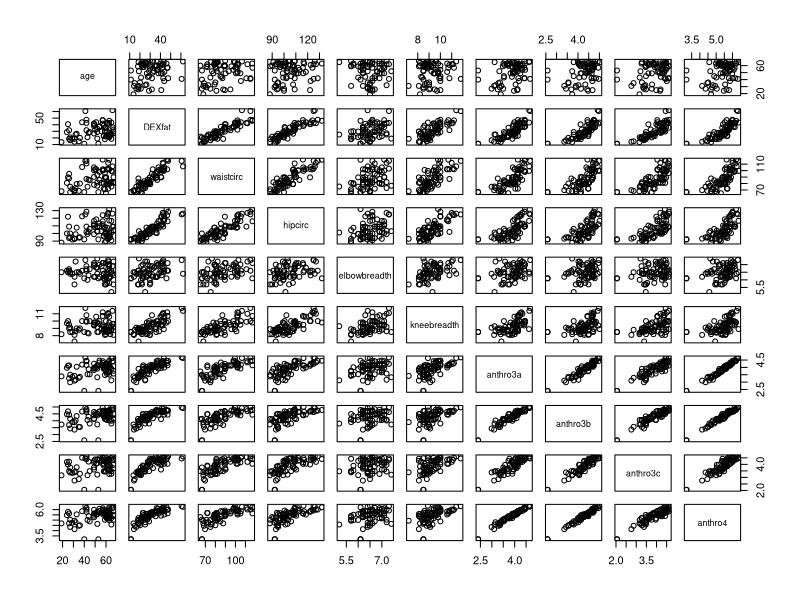
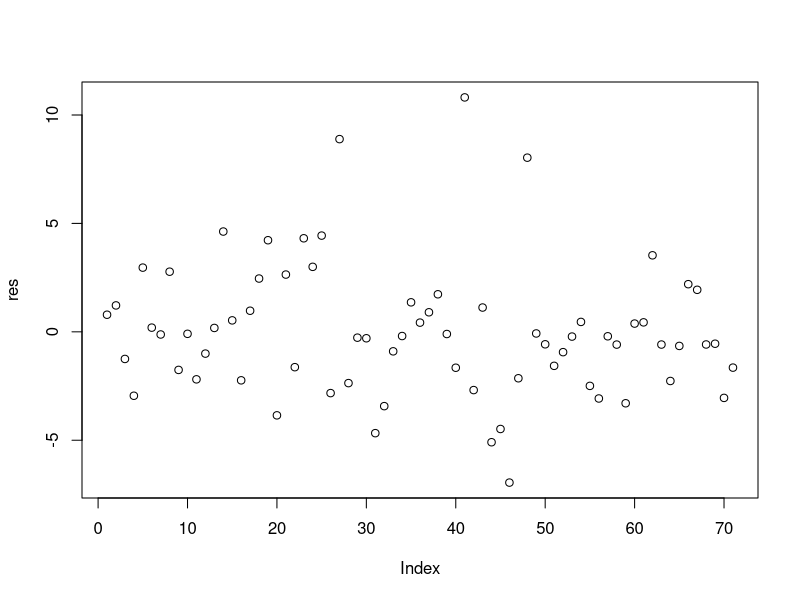
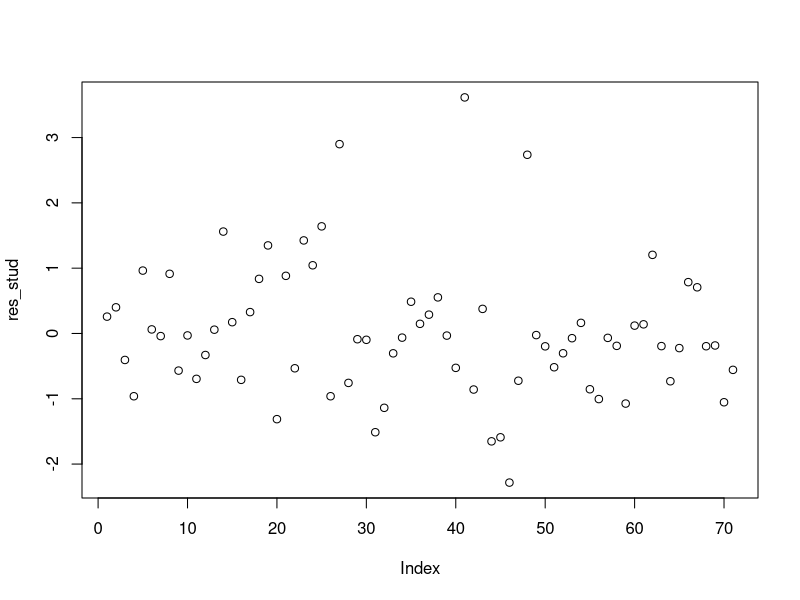
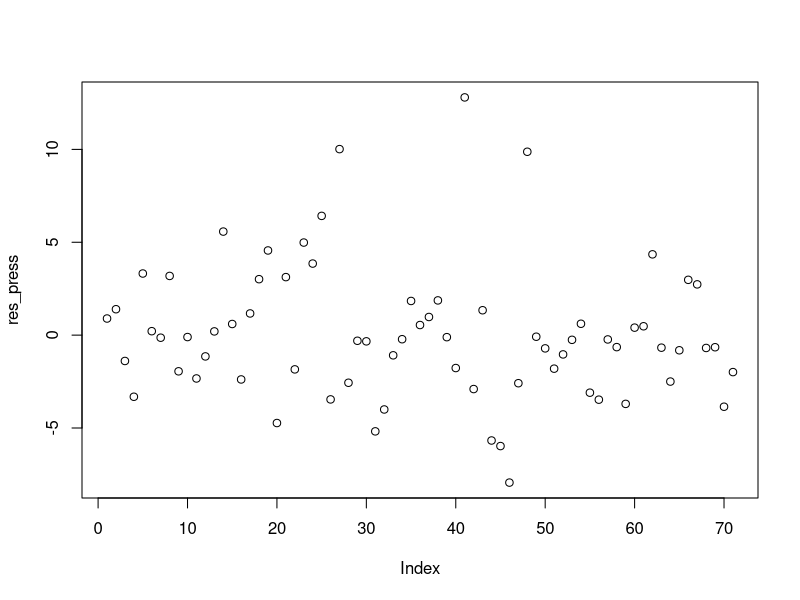
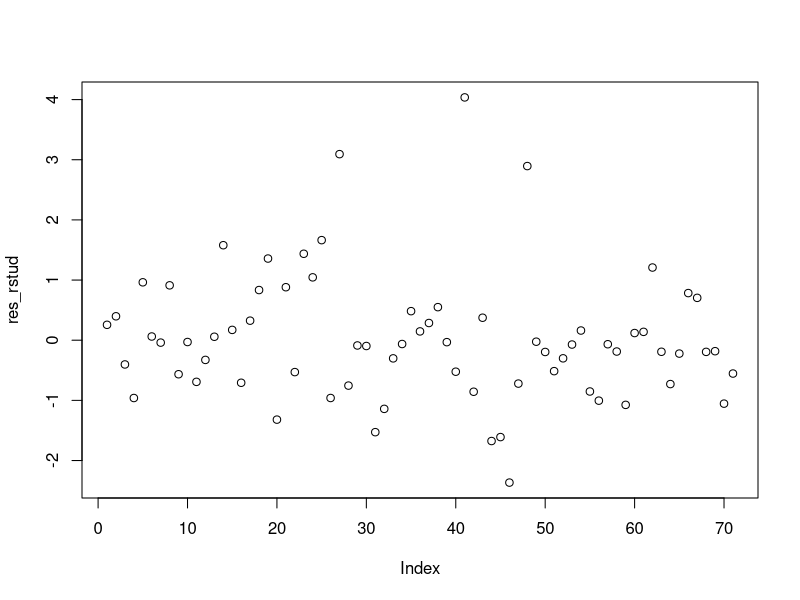
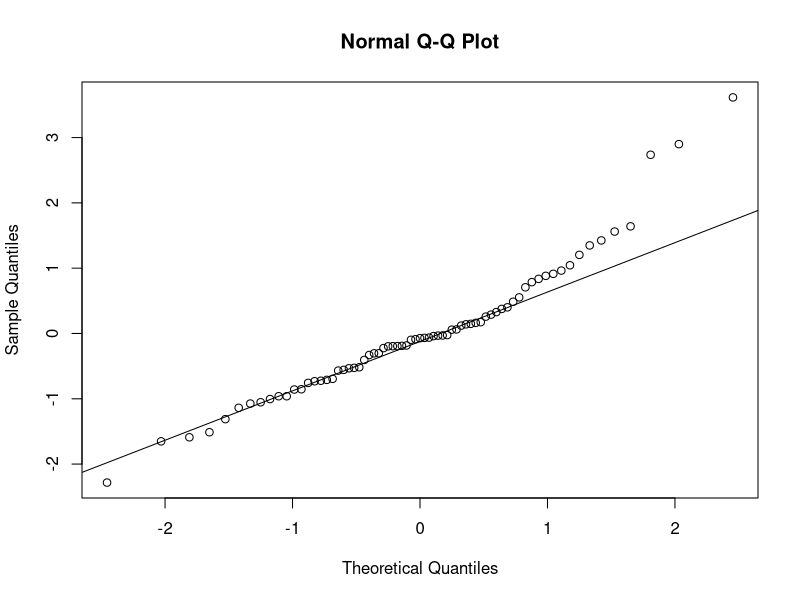
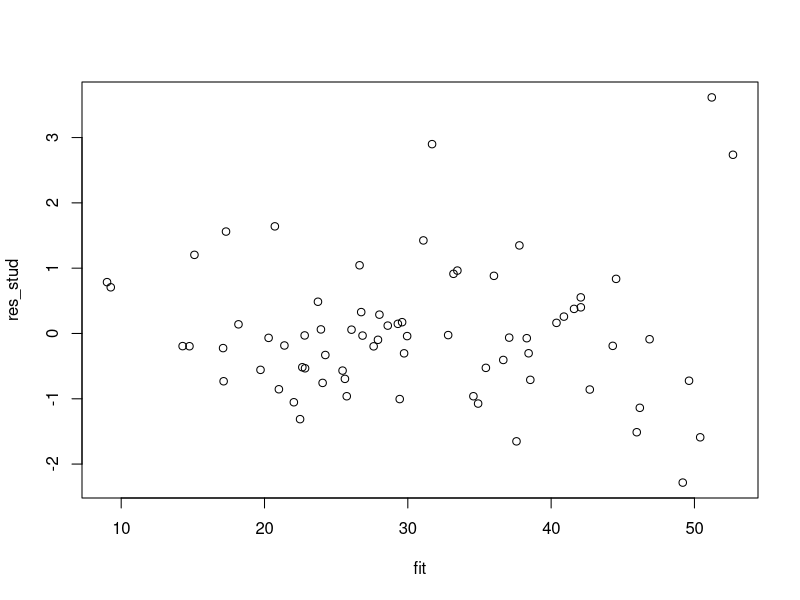
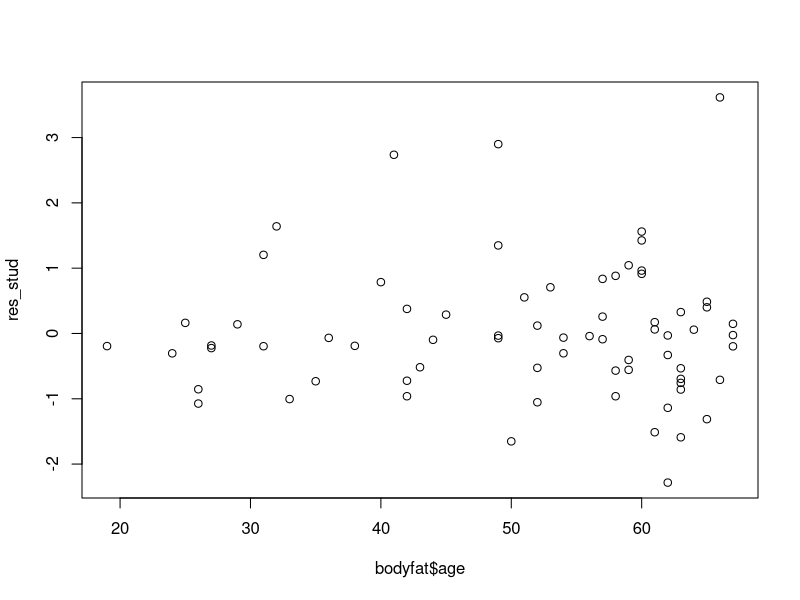

The R script that drew these images, in order:
#Load the data
library("TH.data")
library("car")

data("bodyfat")
head(bodyfat)
plot(bodyfat)
summary(bodyfat)

#Create the full model
model <- lm(DEXfat ~., data = bodyfat)
summary(model)

#Residual analysis
n = nrow(bodyfat)
p = ncol(bodyfat)-1
res <- residuals(model)
SS_res = sum(res^2)
MS_res = SS_res/(n-p)
h_ii = lm.influence(model)$hat
S2 = ((n-p)*MS_res-res^2/(1-h_ii))/(n-p-1)

res_std <- res/sqrt(MS_res)
res_stud <- res/sqrt(MS_res*(1-h_ii))
res_press <- res/(1-h_ii)
res_rstud <- res/sqrt(S2*(1-h_ii))

plot(res)
plot(res_stud)
plot(res_press)
plot(res_rstud)

#Normal probability plot
qqnorm(res_stud)
qqline(res_stud)

#(s_res_stud <- sort(res_stud))
#c_prob <- ((1:n)-1/2)/n
#plot(s_res_stud, c_prob)

#Plot of Residuals against the Fitted Values
fit <- fitted(model)
plot(fit, res_stud)

#Plot of Residuals against the Regressor
plot(bodyfat$age, res_stud)
plot(bodyfat$waistcirc, res_stud)
plot(bodyfat$hipcirc, res_stud)
plot(bodyfat$elbowbreadth, res_stud)
plot(bodyfat$kneebreadth, res_stud)
plot(bodyfat$anthro3a, res_stud)
plot(bodyfat$anthro3b, res_stud)
plot(bodyfat$anthro3c, res_stud)
plot(bodyfat$anthro4, res_stud)

#Partial regression plots
avPlots(model)

#Partial residual plots
crPlots(model)


#Diagnostics and handling of outliers, leverage and influential observations 

#PRESS statistic 
(press = sum(res_press^2))
# Prediction variability power
SS_T = sum((bodyfat$DEXfat - mean(bodyfat$DEXfat))^2)
R2_pred = 1 - press / SS_T

# Examination of residuals - Seemingly ~3 outliers 73, 87, 94
plot(res_stud)
plot(res_press)
plot(res_rstud)
View(res_stud)

# Covratio with cutoff lines - A fair amount of seemingly influential points for precision
# Influential points - bad for precision 73 (0.31), 87 (0.12), 92 (0.56) and 94 (0.40)
covrat = covratio(model)
plot(covrat)
abline(h=1 - 3*p/n)
abline(h=1 + 3*p/n)
View(covrat)

# Cooks distance - No major influential points displacing the model parameters
# The most influential points 71 (0.12), 73 (0.10), 87 (0.24) and 94 (0.17)
cooksD = cooks.distance(model)
plot(cooksD)
cutoff = qf(0.5, p, n-p)
abline(h=cutoff)
View(cooksD)

# Leverage points - About 4 points far enough away to be considered leverage points
# Leverage points include 71 (0.31), 81 (0.26), 112 (0.26) and 113 (0.29)
H_diag = lm.influence(model)$hat
plot(H_diag)
abline(h=2*p/n)
View(H_diag)

# Checking for normality - 73, 87 and 94 seems to violate the normality condition
qqinfo = qqPlot(res_stud)
View(qqinfo)
